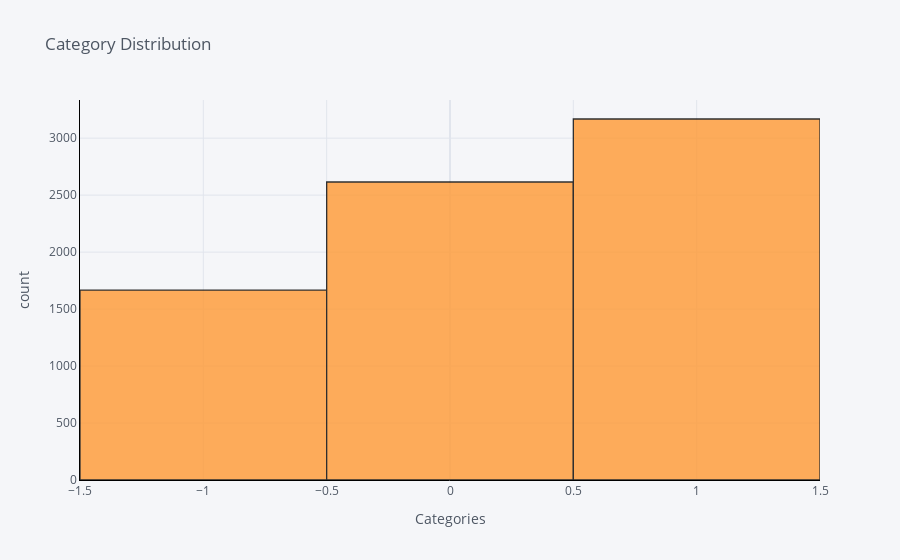

This figure's notebook cell:
### Code cell
import cufflinks as cf
cf.go_offline()
cf.set_config_file(offline=False, world_readable=True)

df['category'].iplot(
    kind='hist',
    xTitle='Categories',
    linecolor='black',
    yTitle='count',
    title='Category Distribution')

### Figure 1 — Plotly figure (JSON) as saved in the notebook; plotly's stock layout.template omitted (floating-point values rounded to 4 significant figures; data arrays with more than 128 entries replaced by an {"elided": "..."} marker saying what was removed)
{"data": [{"histfunc": "count", "histnorm": "", "marker": {"color": "rgba(255, 153, 51, 1.0)", "line": {"color": "#000000", "width": 1.3}}, "name": "category", "opacity": 0.8, "orientation": "v", "x": {"elided": "7450 int values"}, "type": "histogram"}], "layout": {"barmode": "overlay", "legend": {"bgcolor": "#F5F6F9", "font": {"color": "#4D5663"}}, "paper_bgcolor": "#F5F6F9", "plot_bgcolor": "#F5F6F9", "title": {"font": {"color": "#4D5663"}, "text": "Category Distribution"}, "xaxis": {"gridcolor": "#E1E5ED", "linecolor": "black", "showgrid": true, "tickfont": {"color": "#4D5663"}, "title": {"font": {"color": "#4D5663"}, "text": "Categories"}, "zerolinecolor": "#E1E5ED"}, "yaxis": {"gridcolor": "#E1E5ED", "linecolor": "black", "showgrid": true, "tickfont": {"color": "#4D5663"}, "title": {"font": {"color": "#4D5663"}, "text": "count"}, "zerolinecolor": "#E1E5ED"}}}
